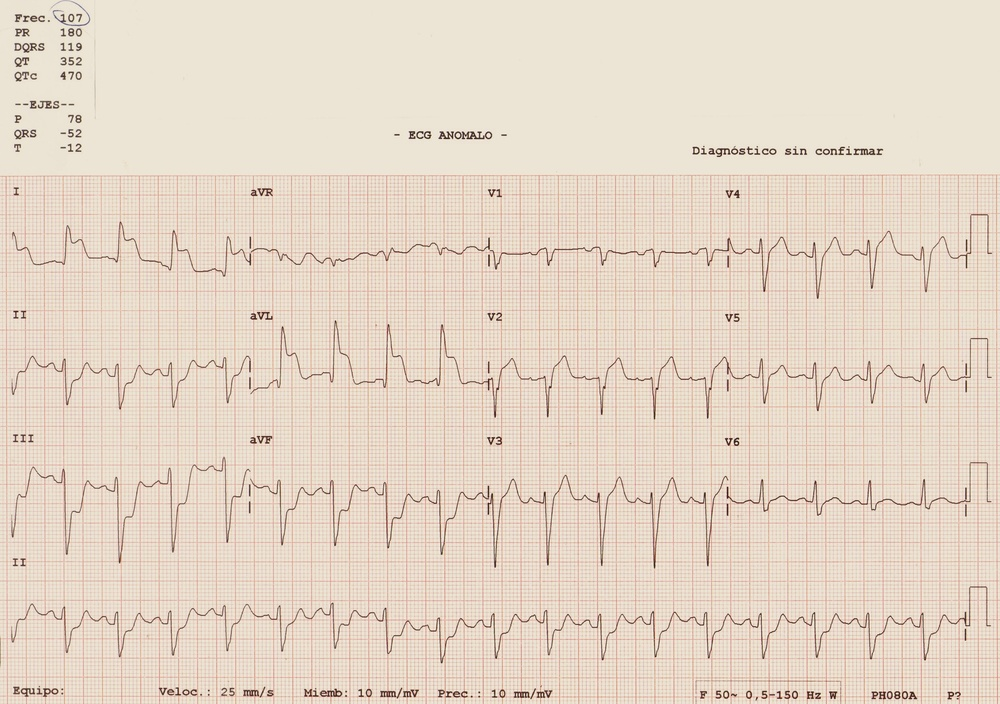
#> input picture recursos/demos/electro/imagenes/separa/e12.jpg, 1000 x 704 px, shrunk from 3098 x 2180 before the run
$ jupyter execute separa-el-fondo.ipynb   (shell and % lines are left out)
#> lines starting #> are read from the running program, lines starting #| are printed output that depends on the picture
# Formas de separ el fondo de las ondas

Esta demo se centra en la creación de los algorimos de separación del fondo de lo que son las ondas. Esto último, es lo que que realmente dibuja el electrocardiograma.

### Importamos las librerías necesarias

Podemos ver múltiples librerías, cada una tiene su funcionalidad.
* [numpy](https://numpy.org/ "visita la web") es una librería que añade funciones matemáticas extra. Especialmente útil para usar con matrices y vectores.
* [matplotlib.image](https://matplotlib.org/3.1.1/api/image_api.html "Visita la web")sirve para leer **imágenes**.
* [matplotlib.pyplot](https://matplotlib.org/api/pyplot_api.html "Visita la web") es un framework de construcción de gráficos al estilo MATLAB.
* [cv2](https://opencv.org/ "Web oficial") es la librería que usamos para realizar **visión por computador**. Se usa cv2 por convención y compatibilidad con versiones antiguas.

[cell 1]
import numpy as np
import matplotlib.image as mpimg  # librería usada para leer imágenes
import matplotlib.pyplot as plt
import cv2  # librería de visión por computador

Ahora se utiliza un comando del entorno Jupiter para integrar las gráficas con el entorno de trabajo.

Commprobamos el directorio de trabajo usando otro comando interno.

Leemos y mostramos la imagen en blanco y negro. Esto se realiza para obtener una mejor visualización

[cell 2]
# Lee la imagen
image = mpimg.imread('imagenes/separa/e12.jpg')
#> image is the input picture: shape (704, 1000, 3); mean R, G, B 230, 215.2, 199.6

# Muestra por pantalla las dimensiones de la imagen
print('Image dimensions:', image.shape)
#| Image dimensions: (704, 1000, 3)

# Pasamos la imagen a color a una en blanco y negro
gray_image = cv2.cvtColor(image, cv2.COLOR_RGB2GRAY)
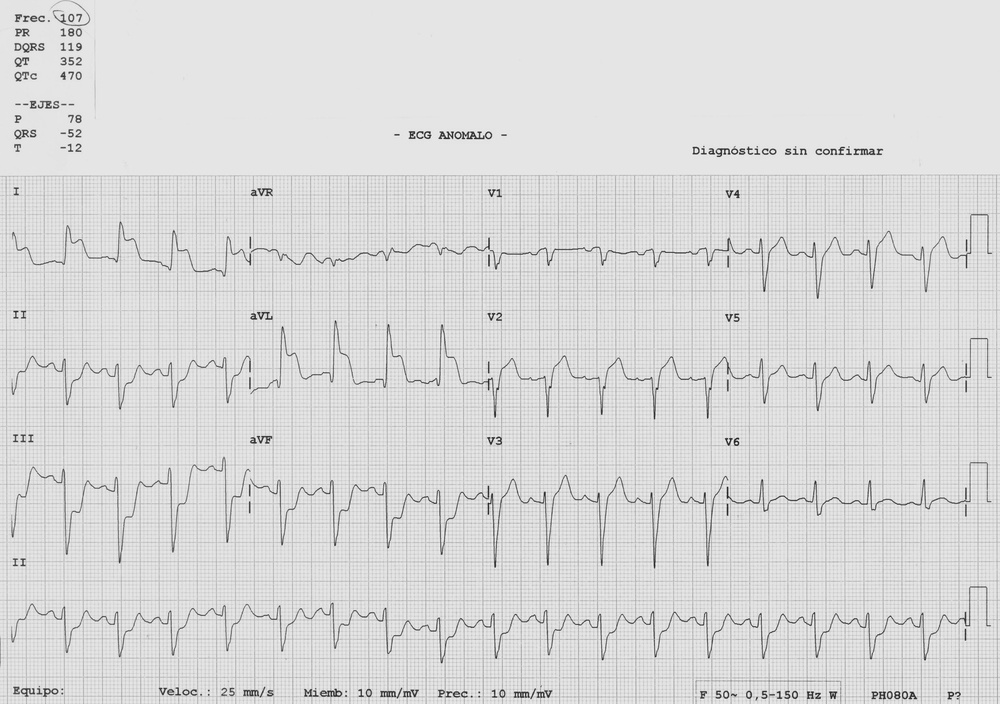
#> gray_image: shape (704, 1000); min 23, max 250, mean 217.8

plt.imshow(gray_image, cmap='gray')
# plt.imshow(image, cmap='gray') # muestra la imagen en color


$ run again, with recursos/demos/electro/imagenes/separa/e1.jpg copied over recursos/demos/electro/imagenes/separa/e12.jpg
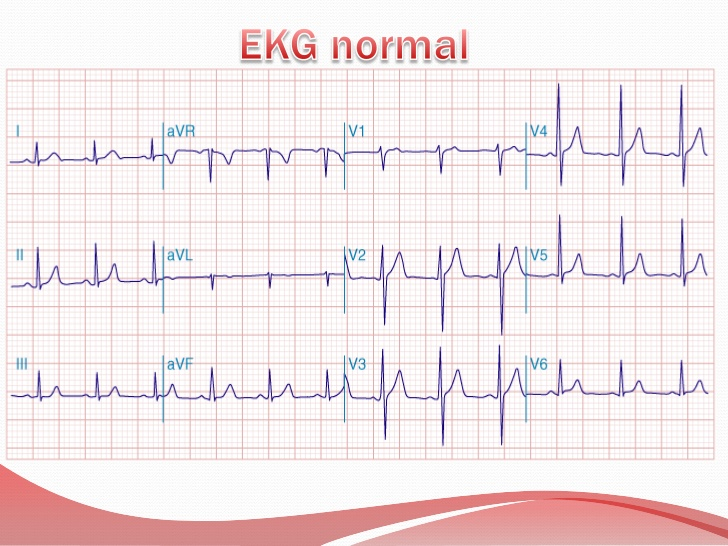
#> input picture recursos/demos/electro/imagenes/separa/e1.jpg, 728 x 546 px
#> image is the input picture: shape (546, 728, 3); mean R, G, B 242.4, 231.4, 233.1
#| Image dimensions: (546, 728, 3)
#> `gray_image = cv2.cvtColor(image, cv2.COLOR_RGB2GRAY)`:
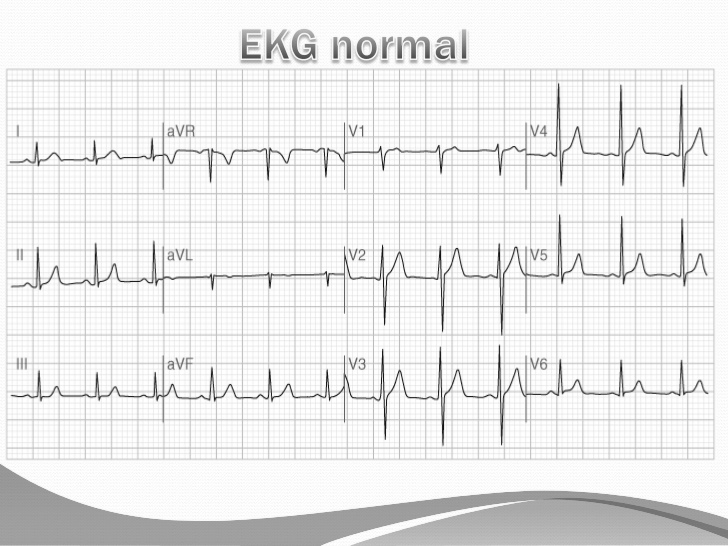
#> gray_image: shape (546, 728); min 16, max 255, mean 234.9

$ run again, with recursos/demos/electro/imagenes/separa/e10.jpg copied over recursos/demos/electro/imagenes/separa/e12.jpg
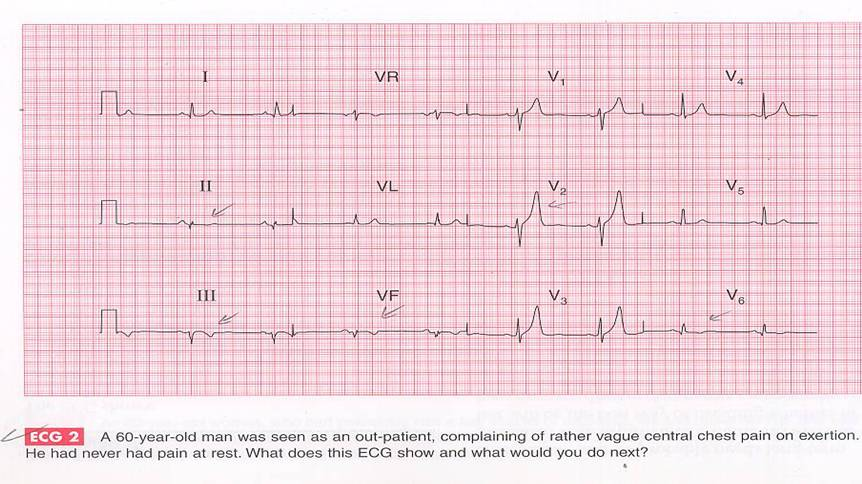
#> input picture recursos/demos/electro/imagenes/separa/e10.jpg, 862 x 484 px
#> image is the input picture: shape (484, 862, 3); mean R, G, B 238.4, 213.3, 220.8
#| Image dimensions: (484, 862, 3)
#> `gray_image = cv2.cvtColor(image, cv2.COLOR_RGB2GRAY)`:
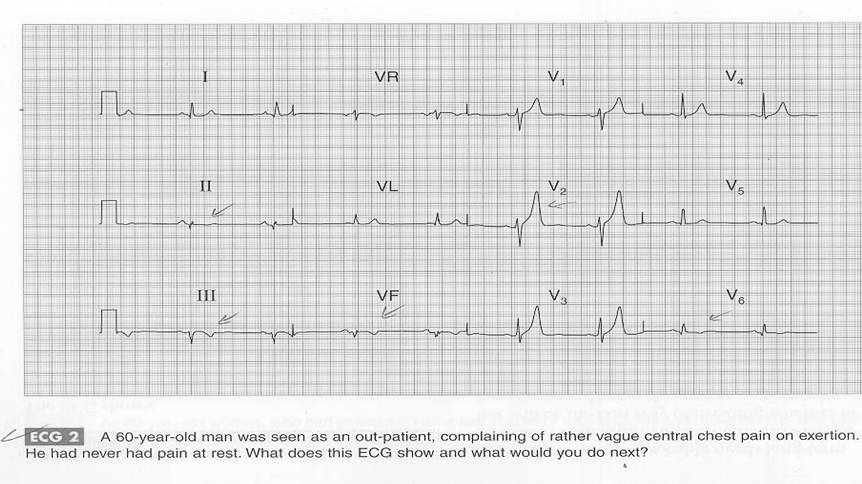
#> gray_image: shape (484, 862); min 2, max 255, mean 221.7

$ run again, with recursos/demos/electro/imagenes/separa/e13.jpg copied over recursos/demos/electro/imagenes/separa/e12.jpg
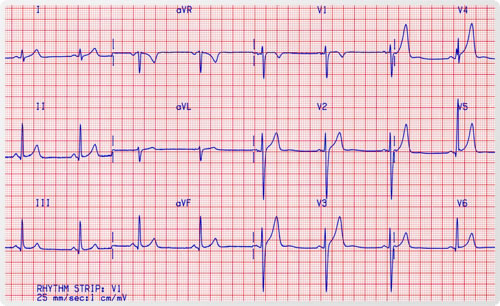
#> input picture recursos/demos/electro/imagenes/separa/e13.jpg, 500 x 306 px
#> image is the input picture: shape (306, 500, 3); mean R, G, B 235.4, 201.4, 208.6
#| Image dimensions: (306, 500, 3)
#> `gray_image = cv2.cvtColor(image, cv2.COLOR_RGB2GRAY)`:
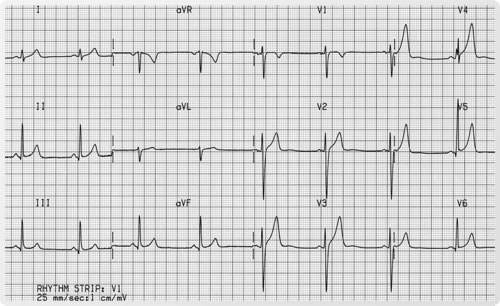
#> gray_image: shape (306, 500); min 17, max 255, mean 212.4
